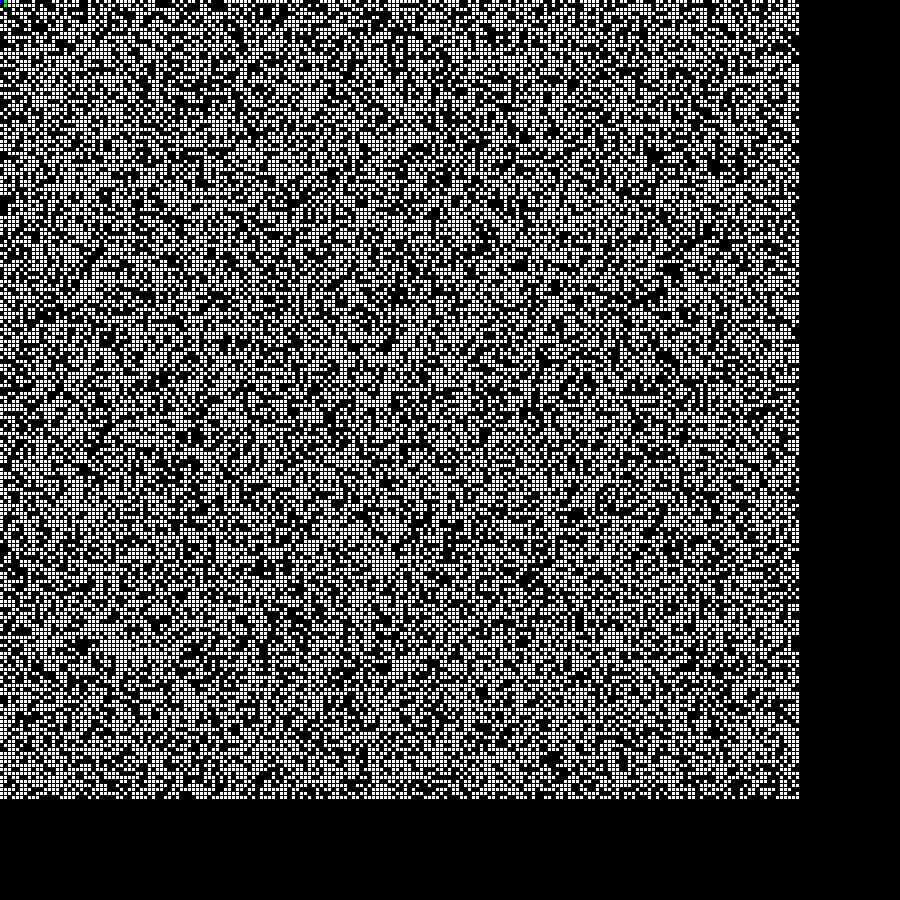
Frame 1 (no input)
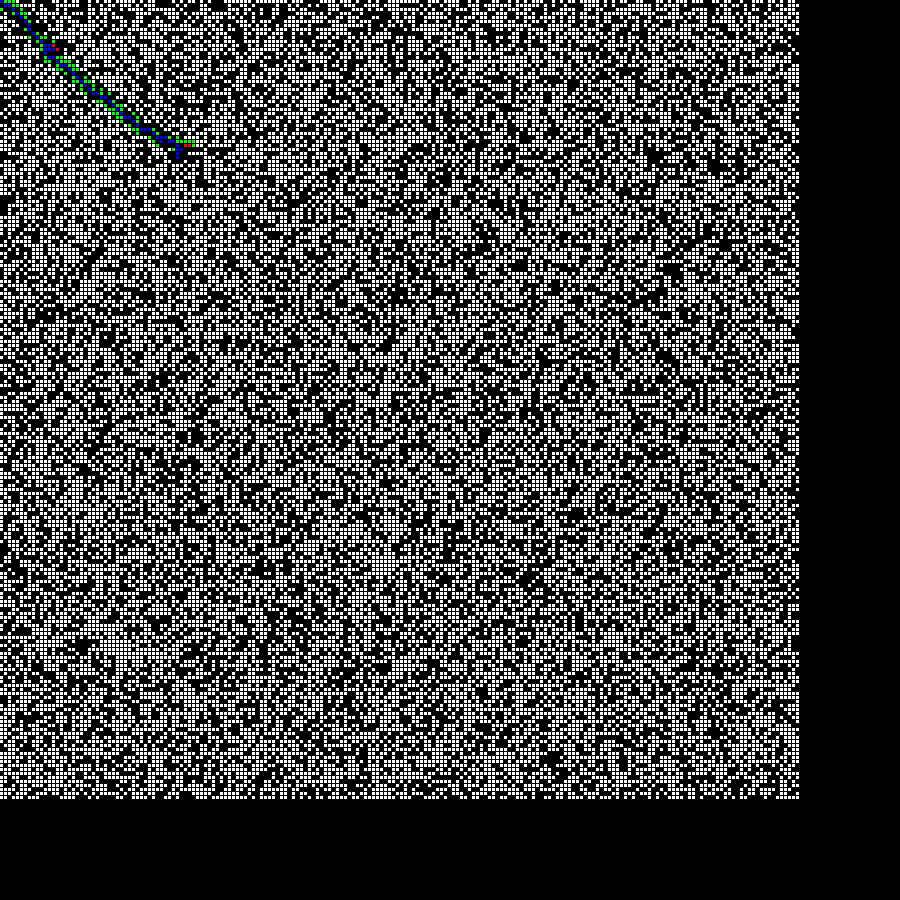
Frame 60 (the mouse pressed at the canvas centre just before this capture)
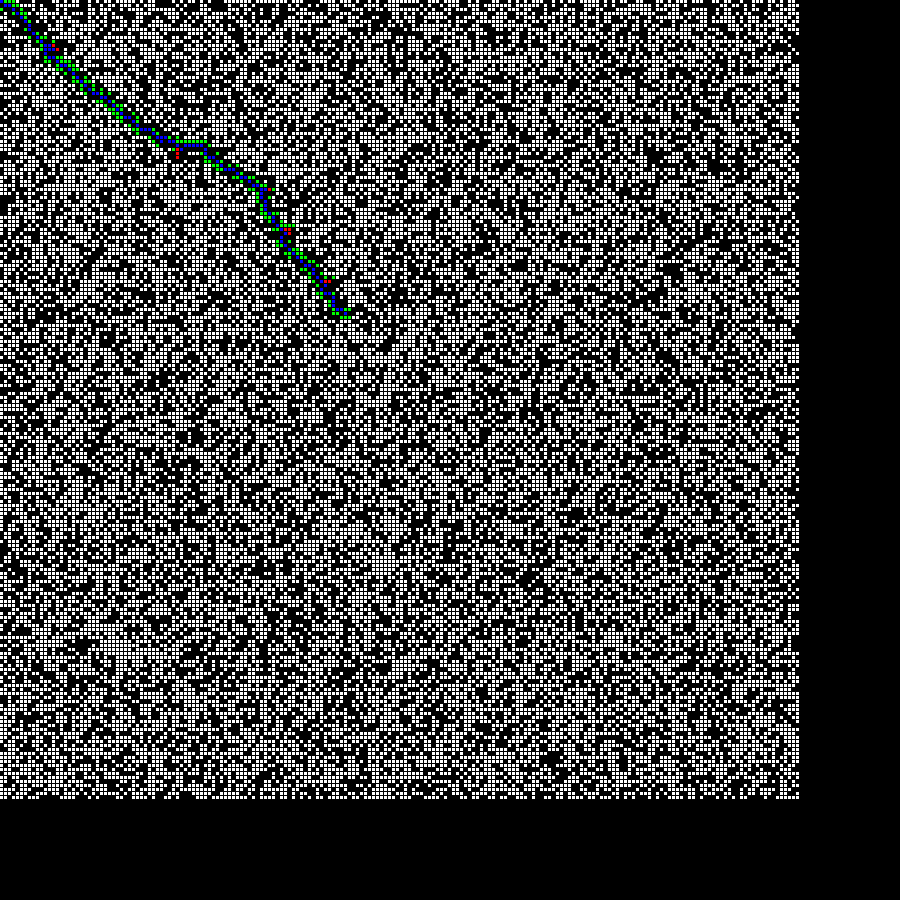
Frame 120 (the mouse held since frame 60 and released just before this capture)

The Processing sketch that drew these frames (run headless with seeded random() and noise(); from frame 60 on, the mouse is pressed at the canvas centre):

// Processing sketch: AStarVisual
// ── AStarVisual.pde
int cols = 200;
int rows = 200;
int w, h; 
Spot[][]grid = new Spot[cols][rows];
ArrayList<Spot> openSet = new ArrayList<Spot>();
ArrayList<Spot> closedSet = new ArrayList<Spot>();
Spot start;
Spot end;
ArrayList<Spot> path;


float heuristic(Spot a, Spot b) {
  //float dist = dist(a.getI(), a.getJ(), b.getI(), b.getJ());
  float dist = abs(a.getI()-b.getI())+abs(a.getJ()-b.getJ());
  return dist;
}

void setup() {
  size(900, 900);

  w = width/cols;
  h = height/rows;

  // creating the list of spot objects
  for (int i =0; i<cols; i++) {
    for (int j =0; j<rows; j++) {
      grid[i][j] = new Spot(i, j);
      float rand = random(0,5);
      if(rand < 2){
        grid[i][j].makeWall();
      }
      
    }
  }

  for (int i =0; i<cols; i++) {
    for (int j =0; j<rows; j++) {
      grid[i][j].addNeighbours(grid);
    }
  }


  start = grid[0][0];
  end = grid[cols-1][rows-1];
  end.unWall();
  start.unWall();
  openSet.add(start);
}

Spot current;

void draw() {
  background(0);
  if (openSet.size() >0) {
    // finding the winner, so which one has the lowest f score
    int winner = 0;
    for (int i =0; i<openSet.size(); i++) {
      if (openSet.get(i).getF() < openSet.get(winner).getF()) {
        winner = i;
      }
    }

    current = openSet.get(winner);
    if (current.equals(end)) {
      // winner

      print("Winner");
      noLoop();
    }

    closedSet.add(current);
    openSet.remove(current);

    // retrieve the neighbours
    ArrayList<Spot> neighbours = current.getNeighbours();

    for (int i=0; i< neighbours.size(); i++) {

      Spot neighbour = neighbours.get(i);
      if (!closedSet.contains(neighbour) && !neighbour.getWall()) {
        //print("Doesn't contain neighbour");
        float tempG = current.getG()+1;

        if (openSet.contains(neighbour)) {
          if (tempG < neighbour.getG()) {
            neighbour.setG(tempG);
          }
        } else {
          neighbour.setG(tempG);
          openSet.add(neighbour);
        }

        neighbour.setH(heuristic(neighbour, end));
        neighbour.setF(neighbour.getG()+neighbour.getH());
        neighbour.setPrevious(current);
      }
    }
  } else {
   noLoop();
   print("No solution");
    // no solution
  }

  for (int i =0; i< cols; i++) {
    for (int j=0; j<rows; j++) {
      if(!grid[i][j].getWall()){
      grid[i][j].show(color(255));
      }else{
         grid[i][j].show(color(0));
      }
    }
  }

  for (int i=0; i< closedSet.size(); i++) {
    closedSet.get(i).show(color(255, 0, 0));
  }
  for (int i=0; i< openSet.size(); i++) {
    openSet.get(i).show(color(0, 255, 0));
  }


  path = new ArrayList<Spot>();
  Spot temp = current;
  path.add(temp);
  while (temp.getPrevious() != null) {
    path.add(temp.getPrevious());
    temp = temp.getPrevious();
  }

  for (int i=0; i < path.size(); i++) {
    path.get(i).show(color(0, 0, 255));
  }
}


public class Spot {
  private float f, g;
  private float heuristic;
  private int i; 
  private int j; 
  private Spot previous;
  private ArrayList<Spot> neighbours;
  private boolean wall;
  public Spot(int i, int j) {
    //this.f = 0;
    //this.g = 0;
    //this.h = 0;
    wall = false;
    this.i = i; 
    this.j = j;
    this.f = 0;
    this.heuristic =0;
    this.g = 0;
    this.previous = null;
    this.neighbours = new ArrayList<Spot>();
  }

  public boolean getWall(){
    return this.wall;
  }
  public void makeWall(){
    this.wall = true;
  }
  public void unWall(){
    this.wall = false;
  }
  public void show(color col) {
    fill(col); 
    noStroke(); 
    rect(i*w, j*h, w-1, h-1);
  }

  public void addNeighbours(Spot[][]grid) {

    if (this.i < cols-1) {      
      this.neighbours.add(grid[i+1][j]);
    }
    if (this.i>0) {
      this.neighbours.add(grid[i-1][j]);
    }
    if (this.j <rows-1) {
      this.neighbours.add(grid[i][j+1]);
    }
    if (this.j>0) {
      this.neighbours.add(grid[i][j-1]);
    }

    // diagonal moves
    if(this.i >0 && this.j>0){
       this.neighbours.add(grid[i-1][j-1]);
    }

    if(this.i < cols-1 && this.j < rows -1){
      this.neighbours.add(grid[i+1][j+1]);
    }
    
   
    if(this.i < cols -1 && this.j >0){
      this.neighbours.add(grid[i+1][j-1]);
    }
    if(this.i >0 && this.j < rows -1){
      this.neighbours.add(grid[i-1][j+1]);
    }
  
    
    
  }

  public void setH(float heur) {
    this.heuristic = heur;
  }
  public void setG(float newG) {
    this.g = newG;
  }
  public float getH() {
    return this.heuristic;
  }
  public float getG() {
    return this.g;
  }
  public int getI() {
    return this.i;
  }
  public int getJ() {
    return this.j;
  }
  public ArrayList<Spot> getNeighbours() {
    return this.neighbours;
  }
  public float getF() {
    return this.f;
  }
  public void setF(float newF) {
    this.f = newF;
  }
  public void setPrevious(Spot s) {
    this.previous = s;
  }
  public Spot getPrevious() {
    return this.previous;
  }
}
